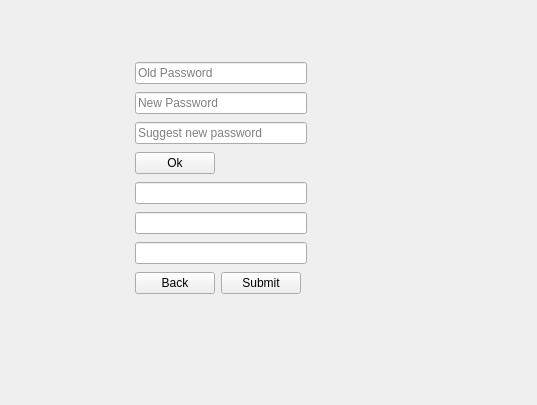
<?xml version="1.0" encoding="UTF-8"?>
<ui version="4.0">
 <class>SettingsForm</class>
 <widget class="QWidget" name="SettingsForm">
  <property name="geometry">
   <rect>
    <x>0</x>
    <y>0</y>
    <width>537</width>
    <height>405</height>
   </rect>
  </property>
  <property name="windowTitle">
   <string>Form</string>
  </property>
  <widget class="QWidget" name="gridLayoutWidget">
   <property name="geometry">
    <rect>
     <x>40</x>
     <y>60</y>
     <width>361</width>
     <height>241</height>
    </rect>
   </property>
   <layout class="QGridLayout" name="gridLayout">
    <item row="3" column="2" colspan="2">
     <widget class="QLabel" name="label_ChanginPasswordMessage">
      <property name="text">
       <string/>
      </property>
     </widget>
    </item>
    <item row="1" column="1" colspan="3">
     <widget class="QLineEdit" name="lineEdit_newPassword">
      <property name="placeholderText">
       <string>New Password</string>
      </property>
     </widget>
    </item>
    <item row="7" column="1">
     <widget class="QPushButton" name="pushButton_Back">
      <property name="text">
       <string>Back</string>
      </property>
     </widget>
    </item>
    <item row="3" column="1">
     <widget class="QPushButton" name="pushButton_PasswOk">
      <property name="text">
       <string>Ok</string>
      </property>
     </widget>
    </item>
    <item row="3" column="0">
     <spacer name="horizontalSpacer">
      <property name="orientation">
       <enum>Qt::Horizontal</enum>
      </property>
      <property name="sizeHint" stdset="0">
       <size>
        <width>40</width>
        <height>20</height>
       </size>
      </property>
     </spacer>
    </item>
    <item row="4" column="1" colspan="3">
     <widget class="QLineEdit" name="lineEdit_Username"/>
    </item>
    <item row="0" column="1" colspan="3">
     <widget class="QLineEdit" name="lineEdit_OldPassword">
      <property name="placeholderText">
       <string>Old Password</string>
      </property>
     </widget>
    </item>
    <item row="6" column="1" colspan="3">
     <widget class="QLineEdit" name="lineEdit_Adress"/>
    </item>
    <item row="2" column="1" colspan="3">
     <widget class="QLineEdit" name="lineEdit_newPasswordSuggest">
      <property name="placeholderText">
       <string>Suggest new password</string>
      </property>
     </widget>
    </item>
    <item row="5" column="1" colspan="3">
     <widget class="QLineEdit" name="lineEdit_phoneNumber"/>
    </item>
    <item row="3" column="4">
     <spacer name="horizontalSpacer_3">
      <property name="orientation">
       <enum>Qt::Horizontal</enum>
      </property>
      <property name="sizeHint" stdset="0">
       <size>
        <width>40</width>
        <height>20</height>
       </size>
      </property>
     </spacer>
    </item>
    <item row="7" column="4">
     <spacer name="horizontalSpacer_2">
      <property name="orientation">
       <enum>Qt::Horizontal</enum>
      </property>
      <property name="sizeHint" stdset="0">
       <size>
        <width>40</width>
        <height>20</height>
       </size>
      </property>
     </spacer>
    </item>
    <item row="7" column="2">
     <widget class="QPushButton" name="pushButton_Submit">
      <property name="text">
       <string>Submit</string>
      </property>
     </widget>
    </item>
   </layout>
  </widget>
 </widget>
 <resources/>
 <connections/>
</ui>
